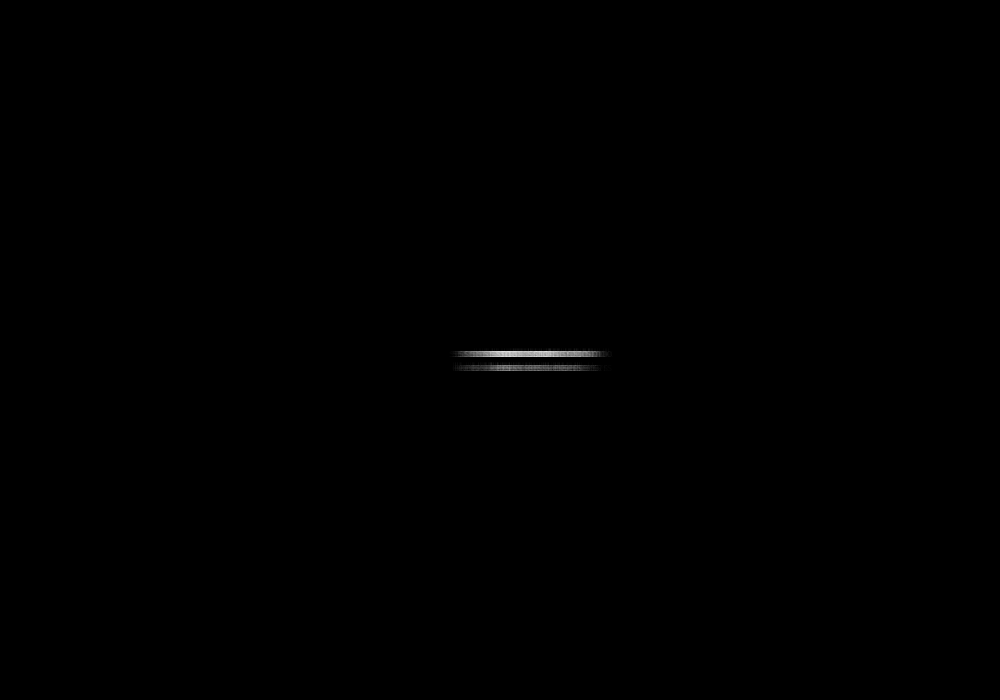
Frame 1 (no input)
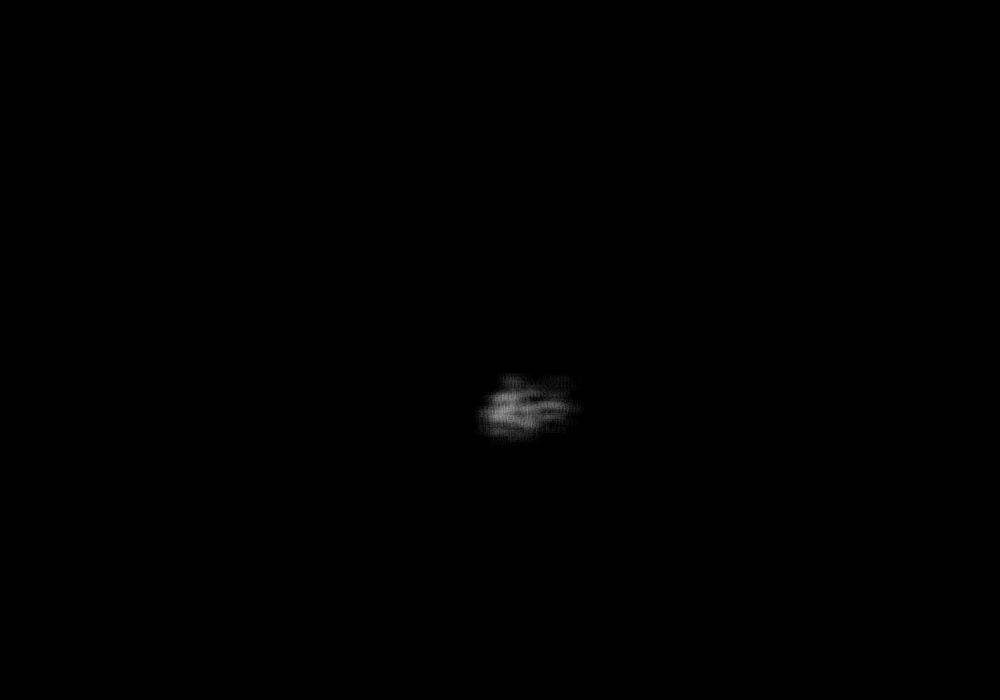
Frame 60 (the mouse pressed at the canvas centre just before this capture)
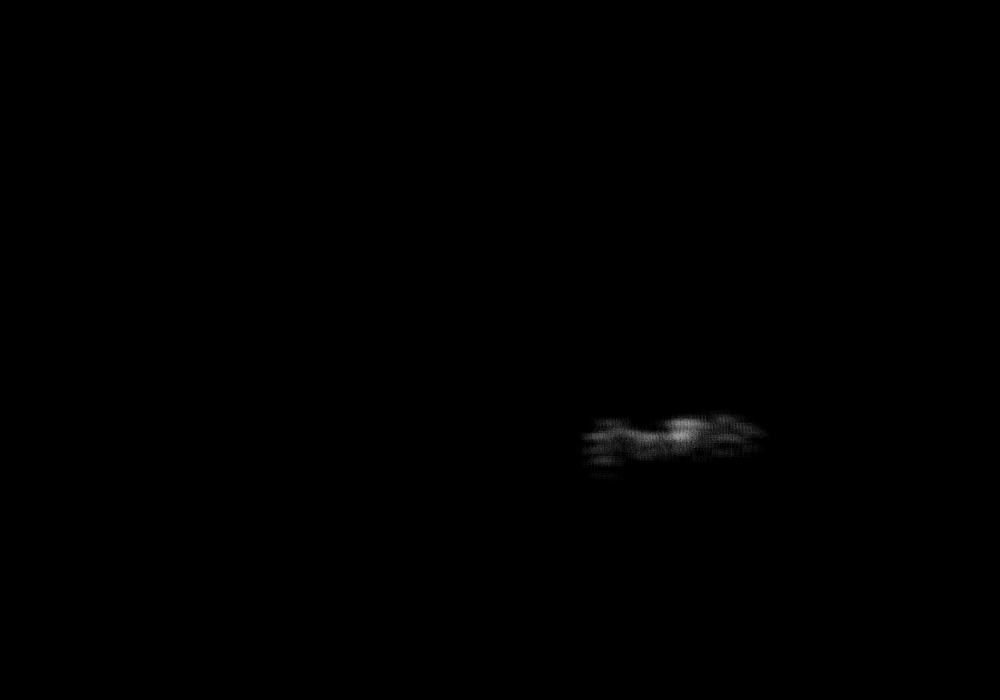
Frame 120 (the mouse held since frame 60 and released just before this capture)

The Processing sketch that drew these frames (run headless with seeded random() and noise(); from frame 60 on, the mouse is pressed at the canvas centre):

// Processing sketch: processing_54751
// ── processing_54751.pde

/**
 * Puff  
 * by Ira Greenberg.  
 * 
 * Series of ellipses simulating a multi-segmented 
 * organism, utilizing a follow the leader algorithm.
 * Collision detection occurs on the organism's head, 
 * controlling overall direction, and on the individual 
 * body segments, controlling body shape and jitter.
 */

// For puff head
float headX;
float headY;
float speedX = .7;
float speedY = .9;

// For puff body
int cells = 1000;
float[]px= new float[cells];
float[]py= new float[cells];
float[]radiiX = new float[cells];
float[]radiiY = new float[cells];
float[]angle = new float[cells];
float[]frequency = new float[cells];
float[]cellRadius = new float[cells];

void setup(){
  size(1000, 700);
  
  // Begin in the center
  headX = width/2;
  headY = height/2;

  // Fill body arrays
  for (int i=0; i< cells; i++){
    radiiX[i] = random(-7, 7); 
    radiiY[i] = random(-4, 4);
    frequency[i]= random(-9, 9);
    cellRadius[i] = random(16, 30);
  }
  frameRate(100);
}

void draw(){
  background(0);
  noStroke();
  fill(255, 255, 255, 5);

  // Follow the leader
  for (int i =0; i< cells; i++){
    if (i==0){
      px[i] = headX+sin(radians(angle[i]))*radiiX[i];
      py[i] = headY+cos(radians(angle[i]))*radiiY[i];
    } 
    else{
      px[i] = px[i-1]+cos(radians(angle[i]))*radiiX[i];
      py[i] = py[i-1]+sin(radians(angle[i]))*radiiY[i];

      // Check collision of body
      if (px[i] >= width-cellRadius[i]/2 || px[i] <= cellRadius[i]/2){
        radiiX[i]*=-1;
        cellRadius[i] = random(1, 40);
        frequency[i]= random(-13, 13);
      }
      if (py[i] >= height-cellRadius[i]/2 || py[i] <= cellRadius[i]/2){
        radiiY[i]*=-1;
        cellRadius[i] = random(1, 40);
        frequency[i]= random(-9, 9);
      }
    }
    // Draw puff
     text("smokers die younger",px[i],  py[i],  cellRadius[i],  cellRadius[i]);
   
    // Set speed of body
    angle[i]+=frequency[i];
  }

  // Set velocity of head
  headX+=speedX;
  headY+=speedY;

  // Check boundary collision of head
  if (headX >= width-cellRadius[0]/2 || headX <=cellRadius[0]/2){
    speedX*=-1;
  }
  if (headY >= height-cellRadius[0]/2 || headY <= cellRadius[0]/2){
    speedY*=-1;
  }
}
